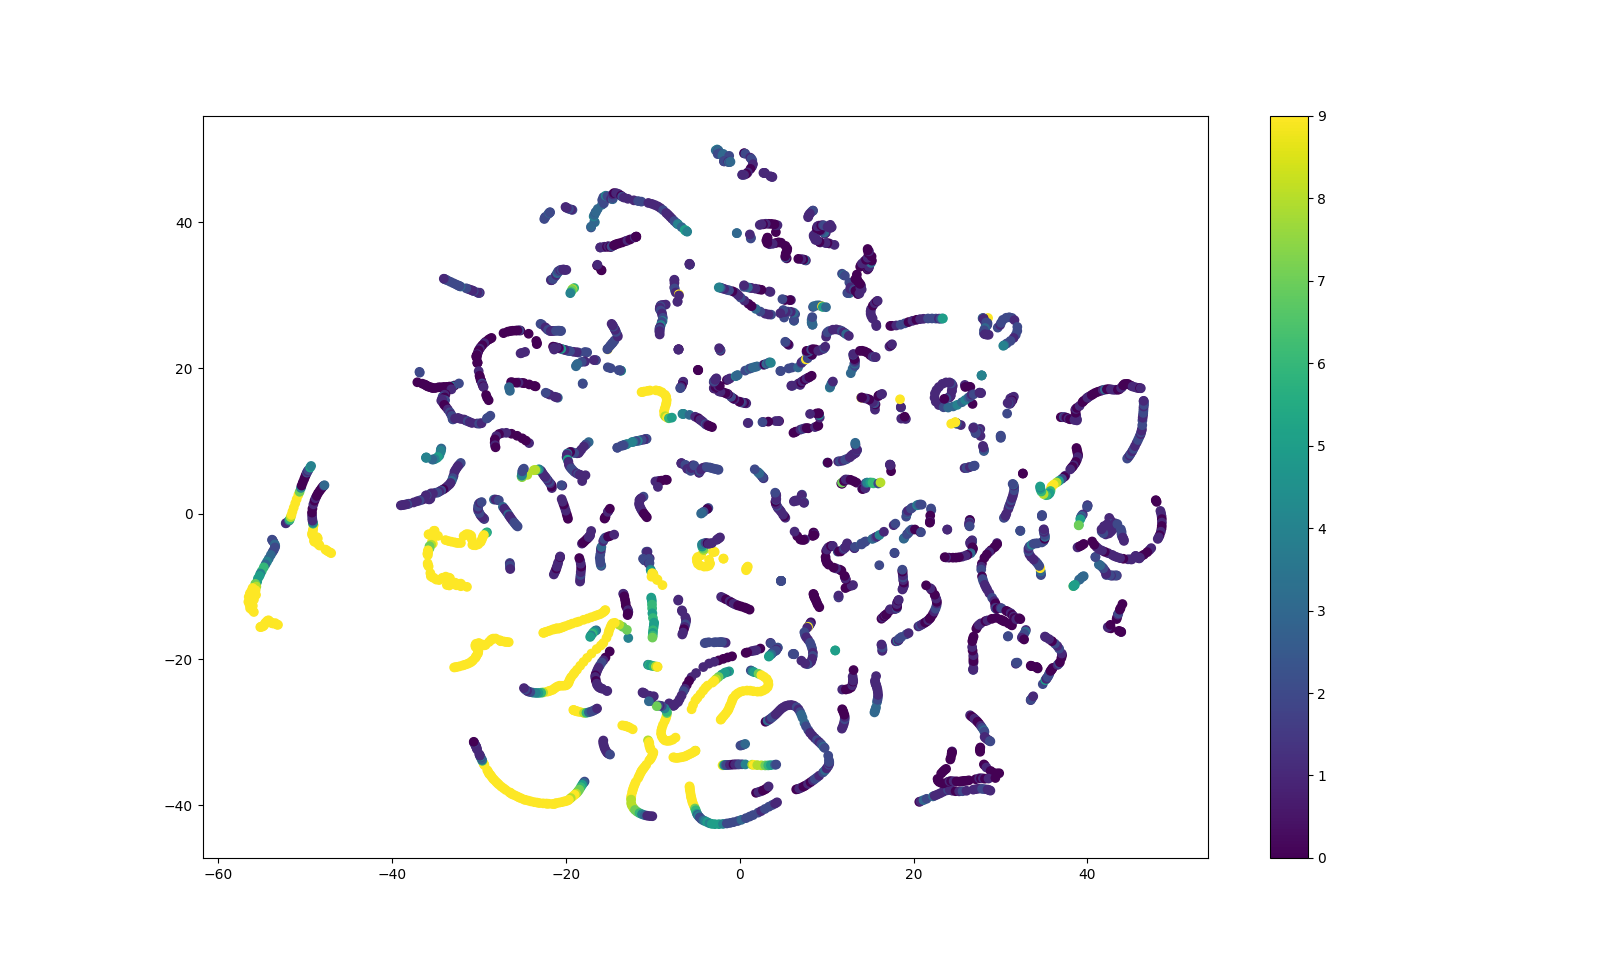

Recreate this plot in Python.
# -*- coding: utf-8 -*-
"""
Created on Thu May 30 22:13:30 2019

@author: jean
"""
import torch
import torch.nn.functional as F
import matplotlib.pyplot as plt
import numpy as np
from tsne import bh_sne

import os
import sys

sys.path.append("..")
pwd = os.path.abspath('.') 

from GetThreeChannel import TTdataset,ToTensor
data_transform = None

csv_file1=pwd+'/TravelTime/combined_speed.csv'
csv_file2=pwd+'/TravelTime/combined_flow.csv'
csv_file3=pwd+'/TravelTime/combined_occupancy.csv'
root_dir1 = pwd+'/Pics/speed'
root_dir2 = pwd+'/Pics/flow'
root_dir3 = pwd+'/Pics/occupancy'
train_data = TTdataset(csv_file1, csv_file2, csv_file3, root_dir1, root_dir2, root_dir3, transform=data_transform)

X = []
Y = []
for i in range(len(train_data)):
    X.append(train_data.__getitem__(i)['image'][0])
    Y.append(train_data.__getitem__(i)['traveltime'])
X = np.asarray(X)
X = torch.from_numpy(X)
X = np.array(X.reshape(2924,675))   
Y = np.asarray(Y)
X_2d = bh_sne(X)
plt.scatter(X_2d[:,0],X_2d[:,1],c=Y)
plt.colorbar()
